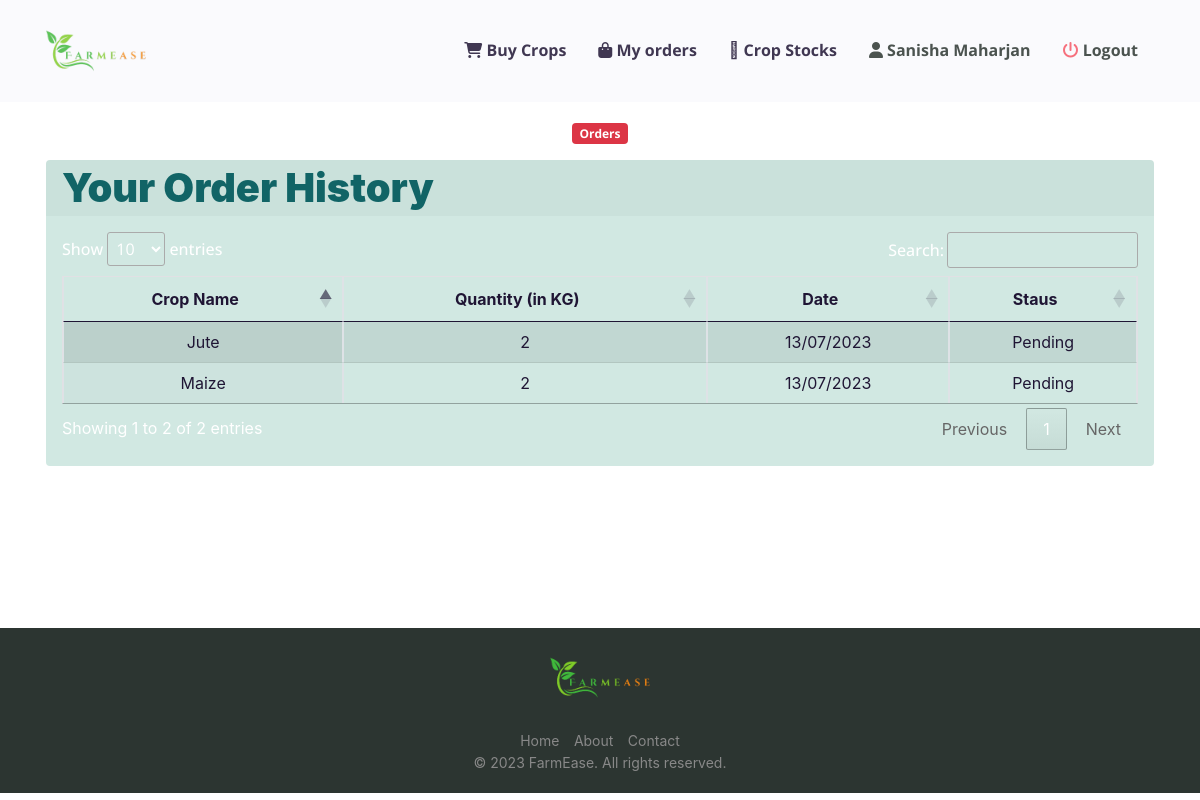
Page /customer/corderhistory.php (signed in) on the committed database.
### tables this page shows
CREATE TABLE `custlogin` (
  `cust_id` int(20) NOT NULL,
  `cust_name` varchar(255) NOT NULL,
  `password` varchar(255) NOT NULL,
  `email` varchar(255) NOT NULL,
  `address` varchar(255) NOT NULL,
  `district` varchar(255) NOT NULL,
  `province` varchar(255) NOT NULL,
  `phone_no` varchar(255) NOT NULL,
  `photo` varchar(255) NOT NULL,
  `otp` int(50) NOT NULL
);

CREATE TABLE `orders` (
  `order_id` int(11) NOT NULL,
  `cust_id` int(11) NOT NULL,
  `cust_name` varchar(255) NOT NULL,
  `cropname` varchar(255) NOT NULL,
  `quantity` int(11) NOT NULL,
  `email` varchar(255) NOT NULL,
  `phone` varchar(11) NOT NULL,
  `address` varchar(255) NOT NULL,
  `date` varchar(255) NOT NULL,
  `status` varchar(255) NOT NULL
);

### customer/csession.php (called while the page is built, shortened)
<?php
$user_check = $_SESSION['customer_login_user'];
?>

### customer/corderhistory.php (the view, shortened to what this page needs)
<?php
include ('csession.php');
$query4 = "SELECT * from custlogin where email='$user_check'";
              $ses_sq4 = mysqli_query($conn, $query4);
              $row4 = mysqli_fetch_assoc($ses_sq4);
              $para1 = $row4['cust_id'];
              $para2 = $row4['cust_name'];
?>
<!DOCTYPE html>
<html>
<?php include ('cheader.php');  ?>
  <body class="bg-white" id="top">
<?php include ('cnav.php');  ?>
  <section class="section section-shaped section-lg">
<div class="container ">
    	 <div class="row">
          <div class="col-md-8 mx-auto text-center">
            <span class="badge badge-danger badge-pill mb-3">Orders</span>
          </div>
        </div>
          <div class="row row-content">
            <div class="col-md-12 mb-3">
				<div class="card text-white bg-gradient-warning mb-3">
				  <div class="card-header">
				  <span class=" text-color display-4" > Your Order History </span>
				  </div>
				  <div class="card-body text-white">
				<table class="table table-striped table-hover table-bordered bg-gradient-white text-center display text-dark" id="myTable">
				    <thead>
		<tr class="font-weight-bold text-dark">
					<th><center>Crop Name</center></th>
					<th><center>Quantity (in KG)</center></th>
					<th><center>Date</center></th>
					<th><center>Staus</center></th>
						</tr>
			</thead>
		<tbody>
						<?php
	$sql = "SELECT * FROM orders where cust_id = $para1";
								$query = mysqli_query($conn,$sql);
								while($res = mysqli_fetch_array($query)){
				 ?>
		 <tr class="text-center text-dark">
							 <td> <?php echo $res['cropname'];  ?> </td>
							 <td> <?php echo $res['quantity'];  ?> </td>
							 <td> <?php echo $res['date'];  ?> </td>
							 <td> <?php echo $res['status'];  ?> </td>
							</tr>
							 <?php
							 }
							  ?>
		</tbody>
				  </table>
				  </div>
				</div>
            </div>
          </div>
        </div>
</section>
    <?php require("footer.php");?>
</body>
</html>

### customer/cnav.php (shortened to what this page needs)
  <nav
  id="navbar-main"
      class="navbar navbar-expand-lg navbar-light fixed-top py-3 bg-light opacity-85" data-navbar-on-scroll="data-navbar-on-scroll">
      <div class="container"><a class="navbar-brand" href="#"><img class="d-inline-block align-top img-fluid" src="../assets/img/fm-logo.png" alt="" width="100" /><span class="text-theme font-monospace fs-4 ps-2"></span></a>
         <div class="navbar-collapse collapse border-top border-lg-0 mt-4 mt-lg-0" id="navbarSupportedContent">
         <ul class="navbar-nav align-items-lg-center ml-auto topnav" id="nav">
         <li class="nav-item px-2">
              <a href="cbuy_crops.php" class="nav-link">
                <span class="text-dark nav-link-inner--text font-weight-bold"
                  ><i class="text-dark fas fa-shopping-cart"></i> Buy Crops</span
                >
              </a>
            </li>
            <li class="nav-item px-2">
              <a href="corderhistory.php" class="nav-link">
                <span class="text-dark nav-link-inner--text font-weight-bold"
                  ><i class="fa fa-shopping-bag" aria-hidden="true"></i> My orders</span
                >
              </a>
            </li>
            <li class="nav-item px-2">
              <a href="cstock_crop.php" class="nav-link">
                <span class="text-dark nav-link-inner--text font-weight-bold"
                  ><i class="text-dark fad fa-store-alt"></i> Crop Stocks</span
                >
              </a>
            </li>
		   <li class="nav-item px-2" id="profile">
              <a href="cprofile.php" class="nav-link">
                <span class="nav-link-inner--text font-weight-bold"
                  ><i class="fas fa-user"></i> <?php echo $para2 ?> </span
                >
              </a>
            </li>
		   <li class="nav-item px-2">
              <a href="clogout.php" class="nav-link">
                <span class="nav-link-inner--text font-weight-bold"
                  ><i class="text-danger fas fa-power-off"></i> Logout </span
                >
              </a>
</li>
          </ul>
        </div>
      </div>
    </nav>
  </body>
</html>

### customer/cnav.php (style rules this page uses)
.topnav a { border-bottom: 3px solid transparent; }

### rows in the picture
custlogin: cust_name "Sanisha Maharjan"
orders: cropname "Jute", quantity "2", date "13/07/2023", status "Pending"
orders: cropname "Maize", quantity "2", date "13/07/2023", status "Pending"
